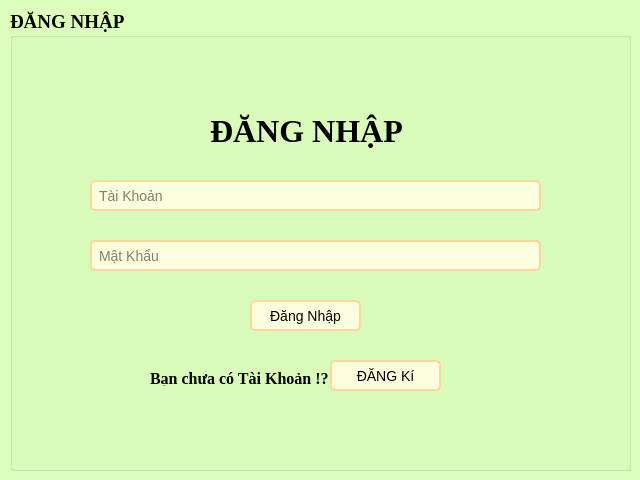
<?xml version="1.0" encoding="UTF-8"?>
<ui version="4.0">
 <class>login</class>
 <widget class="QWidget" name="login">
  <property name="geometry">
   <rect>
    <x>0</x>
    <y>0</y>
    <width>640</width>
    <height>480</height>
   </rect>
  </property>
  <property name="windowTitle">
   <string>Form</string>
  </property>
  <property name="styleSheet">
   <string notr="true">
/* Main Widget Background */
QWidget#login {
    background-color: #DDFFBC;
}

/* LineEdit Styles */
QLineEdit {
    border: 2px solid #FFD79A;
    border-radius: 5px;
    padding: 5px;
    background-color: #FEFFDE;
    font-size: 14px;
}

QLineEdit:focus {
    border: 2px solid #0078d7;
}

/* PushButton Styles */
QPushButton {
    border: 2px solid #FFD79A;
    border-radius: 5px;
    padding: 5px 15px;
    background-color: #FEFFDE;
    color: #000000;
    font-size: 14px;
}

QPushButton:hover {
    background-color: #FFD79A;
}

QPushButton:pressed {
    background-color: #004494;
}

/* TableWidget Styles */
QTableWidget {
    border: 2px solid #c4c4c4;
    border-radius: 5px;
    font-size: 14px;
}

QHeaderView::section {
    background-color: #FFFAC0;
    color: #9DE6E8;
    padding: 5px;
    border: 1px solid #c4c4c4;
}

QTableWidget::item {
    padding: 5px;
}

QTableWidget::item:selected {
    background-color: #FFD79A;
    color: #FFFAC0;
}

QTableWidget::item:hover {
    background-color: #FFD79A;
}

/* ScrollBar Styles */
QScrollBar:vertical {
    border: none;
    background: #f0f0f0;
    width: 12px;
    margin: 15px 0 15px 0;
}

QScrollBar::handle:vertical {
    background: #c4c4c4;
    min-height: 20px;
    border-radius: 5px;
}

QScrollBar::add-line:vertical,
QScrollBar::sub-line:vertical {
    height: 0;
}

QScrollBar::add-page:vertical,
QScrollBar::sub-page:vertical {
    background: none;
}

/* QDateEdit Styles */
QDateEdit {
    border: 2px solid #FFD79A;
    border-radius: 5px;
    padding: 5px;
    background-color: #FEFFDE;
    font-size: 14px;
}

QDateEdit:focus {
    border: 2px solid #0078d7;
}

/* ComboBox Styles */
QComboBox {
    border: 2px solid #FFD79A;
    border-radius: 5px;
    padding: 5px;
    background-color: #FEFFDE;
    font-size: 14px;
    min-width: 6em;
}

QComboBox:focus {
    border: 2px solid #0078d7;
}

QComboBox::drop-down {
    border: none;
}

QComboBox::down-arrow {
    image: url(down_arrow.png); /* Thay đổi icon mũi tên nếu cần */
}

QComboBox::down-arrow:on {
    top: 1px;
    left: 1px;
}

QComboBox QAbstractItemView {
    border: 2px solid #FFD79A;
    border-radius: 5px;
    background-color: #FEFFDE;
    font-size: 14px;
    selection-background-color: #FFD79A;
}

/* TabWidget Styles */
QTabWidget::pane {
    border: 2px solid #FFD79A;
    border-radius: 5px;
    background-color: #FEFFDE;
    padding: 10px;
}

QTabBar::tab {
    background: #FFD79A;
    border: 2px solid #FFD79A;
    border-radius: 5px;
    padding: 10px;
    font-size: 14px;
    min-width: 100px;
}

QTabBar::tab:selected {
    background: #9DE6E8;
    color: #000000;
}

QTabBar::tab:!selected {
    background: #FEFFDE;
    color: #9DE6E8;
}

QTabBar::tab:hover {
    background: #9DE6E8;
    color: #FFFFFF;
}

QTabBar::tab:top:selected {
    border-bottom-color: none;
}

QTabBar::tab:bottom:selected {
    border-top-color: none;
}

QTabBar::tab:left:selected {
    border-right-color: none;
}

QTabBar::tab:right:selected {
    border-left-color: none;
}
/* PlainTextEdit Styles */
QPlainTextEdit {
    border: 2px solid #FFD79A;
    border-radius: 5px;
    padding: 5px;
    background-color: #FEFFDE;
    font-size: 13pt; /* Tăng cỡ chữ lên 16pt */
    color: #000000; /* Màu chữ đen */
}

QPlainTextEdit:focus {
    border: 2px solid #0078d7;
}</string>
  </property>
  <widget class="QGroupBox" name="groupBox">
   <property name="geometry">
    <rect>
     <x>10</x>
     <y>10</y>
     <width>621</width>
     <height>461</height>
    </rect>
   </property>
   <property name="font">
    <font>
     <family>Times New Roman</family>
     <pointsize>14</pointsize>
     <bold>true</bold>
    </font>
   </property>
   <property name="title">
    <string>ĐĂNG NHẬP</string>
   </property>
   <widget class="QLineEdit" name="Taikhoan">
    <property name="geometry">
     <rect>
      <x>80</x>
      <y>170</y>
      <width>451</width>
      <height>31</height>
     </rect>
    </property>
    <property name="placeholderText">
     <string>Tài Khoản</string>
    </property>
   </widget>
   <widget class="QPushButton" name="btn_dn">
    <property name="geometry">
     <rect>
      <x>240</x>
      <y>290</y>
      <width>111</width>
      <height>31</height>
     </rect>
    </property>
    <property name="text">
     <string>Đăng Nhập</string>
    </property>
   </widget>
   <widget class="QLineEdit" name="matkhau">
    <property name="geometry">
     <rect>
      <x>80</x>
      <y>230</y>
      <width>451</width>
      <height>31</height>
     </rect>
    </property>
    <property name="placeholderText">
     <string>Mật Khẩu</string>
    </property>
   </widget>
   <widget class="QLabel" name="label">
    <property name="geometry">
     <rect>
      <x>140</x>
      <y>360</y>
      <width>181</width>
      <height>16</height>
     </rect>
    </property>
    <property name="font">
     <font>
      <family>Times New Roman</family>
      <pointsize>12</pointsize>
      <bold>true</bold>
     </font>
    </property>
    <property name="text">
     <string>Bạn chưa có Tài Khoản !?</string>
    </property>
   </widget>
   <widget class="QPushButton" name="btn_dn_to_dk">
    <property name="geometry">
     <rect>
      <x>320</x>
      <y>350</y>
      <width>111</width>
      <height>31</height>
     </rect>
    </property>
    <property name="text">
     <string>ĐĂNG Kí</string>
    </property>
   </widget>
   <widget class="QLabel" name="label_2">
    <property name="geometry">
     <rect>
      <x>200</x>
      <y>100</y>
      <width>201</width>
      <height>41</height>
     </rect>
    </property>
    <property name="font">
     <font>
      <family>Times New Roman</family>
      <pointsize>24</pointsize>
      <bold>true</bold>
     </font>
    </property>
    <property name="text">
     <string>ĐĂNG NHẬP</string>
    </property>
   </widget>
  </widget>
 </widget>
 <resources/>
 <connections/>
</ui>
